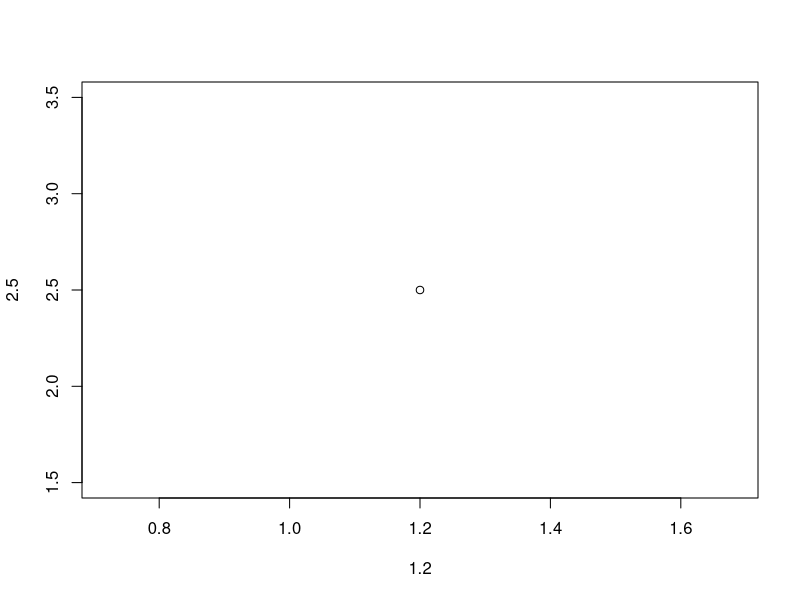

The R script that drew this image:
#example-1
fun<-function(a,b){
     paste(a+b)
}
fun(2,3)
plot(1.2,2.5)#can plot this on a graph
#example-2
 lm <- function(x) { x * x }
 lm
#The environment in which a function is defined is the body of another function!
make.power <- function(n) {
 pow <- function(x) {
  x^n
 }
 pow
}


